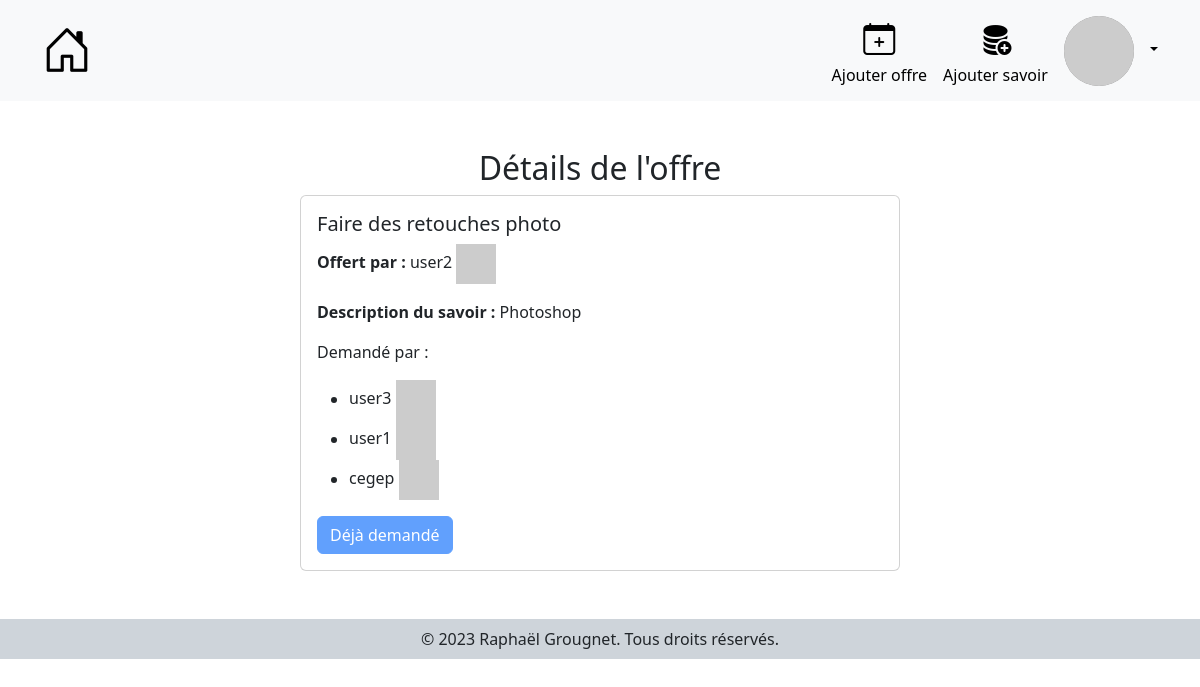
/details/17 (signed in), run on the app's committed database.
### rers/models.py (models this page shows, shortened)
class Offre(models.Model):
    created_at = models.DateTimeField(auto_now_add=True, auto_now=False)
    id_user = models.ForeignKey(User, on_delete=models.CASCADE)
    id_savoir = models.ForeignKey(Savoir, on_delete=models.CASCADE)

class Savoir(models.Model):
    created_at = models.DateTimeField(auto_now_add=True, auto_now=False)
    nom = models.CharField(max_length=150)
    description = models.TextField()

class User(AbstractUser):
    pass

class Echange(models.Model):
    demande_by = models.ForeignKey(User, on_delete=models.CASCADE)
    id_offre = models.ForeignKey(Offre, on_delete=models.CASCADE)
    date = models.DateTimeField(auto_now_add=True, auto_now=False)
    CHOICES = ((0, 'En demande'), (1, 'En cours'), (2, 'Terminé'), (3, 'Annulé'))
    status = models.IntegerField(choices=CHOICES, default=0)

### rers/views.py (the view)
# urls.py: path('details/<int:id>', views.details_offer, name='details_offer'),
def details_offer(request, id):
    if not request.user.is_authenticated:
        messages.add_message(request, messages.INFO , "Vous devez être connecté pour voir les détails d'une offre.")
        return redirect('login')
    try:
        offre = Offre.objects.get(id=id)
        echanges = Echange.objects.filter(id_offre=offre)
        utilisateurs = [echange.demande_by for echange in echanges]
        offres_utilisateur = Offre.objects.filter(id_user=request.user)
    except Offre.DoesNotExist:
        raise Http404("L'offre n'existe pas.")
    except Echange.DoesNotExist:
        echanges = None
        utilisateurs = None
        offres_utilisateur = None
    user_in_list = request.user in utilisateurs
    return render(request, 'rers/details-offer.html', {'offre': offre, 'echanges': echanges, 'user_in_list': user_in_list, 'offres_utilisateur': offres_utilisateur, 'STATUS': STATUS})

### rers/templates/rers/details-offer.html
    {% extends 'rers/base.html' %}
    {% load widget_tweaks %}
    {% block content %}
      <div class="d-flex flex-column justify-content-center align-items-center my-5">
          <h2 class="text-center">Détails de l'offre</h2>
          <div class="card w-50">
            <div class="card-body">
              <h5 class="card-title">{{ offre.id_savoir.nom }}</h5>
              <p class="card-text"><b>Offert par :</b> {{offre.id_user.username}} <img class="pfp-card"
                src="https://robohash.org/{{offre.id_user.id}}" alt="pfp-card"></p>
              <p class="card-text"><b>Description du savoir :</b> {{offre.id_savoir.description}}</p>
              <p class="card-text">Demandé par :</p>
              <ul>
                {% for echange in echanges %}
                  <li>{{ echange.demande_by.username }} <img class="pfp-card" src="https://robohash.org/{{echange.demande_by.id}}" alt="pfp-card"></li>
                {% empty %}
                  <li>Aucune demande</li>
                {% endfor %}
              </ul>
              {% if user.is_authenticated %}
                {% if offres_utilisateur %}
                  {% if user.id != offre.id_user.id %}
                    {% if not user_in_list %}
                      <a href="{% url 'add_ask' offre.id %}" class="btn btn-primary">Faire une demande</a>
                    {% else %}
                      <a class="btn btn-primary disabled" disabled>Déjà demandé</a>
                    {% endif %}
                  {% else %}
                    <a class="btn btn-primary disabled" disabled>Vous ne pouvez pas demander votre propre offre</a>
                  {% endif %}
                {% else %}
                  <a class="btn btn-primary disabled" disabled>Vous devez offrir un savoir avant d'en demander</a>
                {% endif %}
              {% endif %}
            </div>
          </div>
      </div>
    {% endblock %}

### rers/static/rers/styles/style.css (style rules this page uses)
.pfp-card { width: 40px; }

### data on the page
Offre: id_savoir.nom "Faire des retouches photo", id_user.username "user2", id_savoir.description "Photoshop"
Echange: demande_by.username "user3"
Echange: demande_by.username "user1"
Echange: demande_by.username "cegep"
